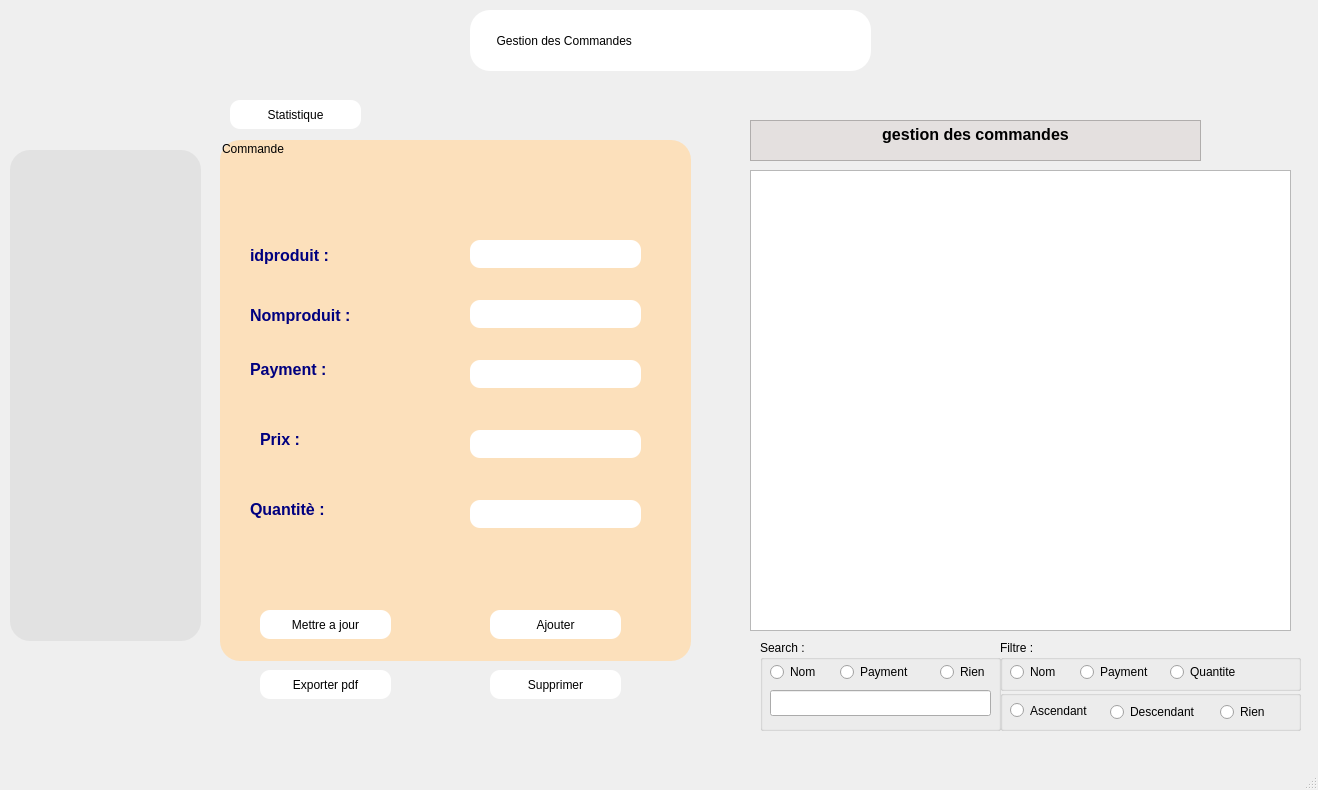
<?xml version="1.0" encoding="UTF-8"?>
<ui version="4.0">
 <class>MainWindow</class>
 <widget class="QMainWindow" name="MainWindow">
  <property name="geometry">
   <rect>
    <x>0</x>
    <y>0</y>
    <width>1318</width>
    <height>790</height>
   </rect>
  </property>
  <property name="windowTitle">
   <string>MainWindow</string>
  </property>
  <widget class="QWidget" name="centralwidget">
   <widget class="QStackedWidget" name="stackedWidget">
    <property name="geometry">
     <rect>
      <x>0</x>
      <y>0</y>
      <width>1311</width>
      <height>761</height>
     </rect>
    </property>
    <property name="currentIndex">
     <number>0</number>
    </property>
    <widget class="QWidget" name="page">
     <widget class="QTextEdit" name="textEdit">
      <property name="geometry">
       <rect>
        <x>750</x>
        <y>120</y>
        <width>451</width>
        <height>41</height>
       </rect>
      </property>
      <property name="styleSheet">
       <string notr="true">background-color:rgb(228,224,223);
color: rgb(0, 0, 106);
color: rgb(0, 0, 79);
color: rgb(0, 0, 127);
alternate-background-color: rgb(187, 240, 250);
color: rgb(0, 0, 0);</string>
      </property>
      <property name="html">
       <string>&lt;!DOCTYPE HTML PUBLIC &quot;-//W3C//DTD HTML 4.0//EN&quot; &quot;http://www.w3.org/TR/REC-html40/strict.dtd&quot;&gt;
&lt;html&gt;&lt;head&gt;&lt;meta name=&quot;qrichtext&quot; content=&quot;1&quot; /&gt;&lt;meta charset=&quot;utf-8&quot; /&gt;&lt;style type=&quot;text/css&quot;&gt;
p, li { white-space: pre-wrap; }
hr { height: 1px; border-width: 0; }
li.unchecked::marker { content: &quot;\2610&quot;; }
li.checked::marker { content: &quot;\2612&quot;; }
&lt;/style&gt;&lt;/head&gt;&lt;body style=&quot; font-family:'Segoe UI'; font-size:9pt; font-weight:400; font-style:normal;&quot;&gt;
&lt;p align=&quot;center&quot; style=&quot; margin-top:0px; margin-bottom:0px; margin-left:0px; margin-right:0px; -qt-block-indent:0; text-indent:0px;&quot;&gt;&lt;span style=&quot; font-size:12pt; font-weight:700;&quot;&gt;gestion des commandes&lt;/span&gt;&lt;/p&gt;&lt;/body&gt;&lt;/html&gt;</string>
      </property>
     </widget>
     <widget class="QTableView" name="tableView">
      <property name="geometry">
       <rect>
        <x>750</x>
        <y>170</y>
        <width>541</width>
        <height>461</height>
       </rect>
      </property>
     </widget>
     <widget class="QLabel" name="label_14">
      <property name="geometry">
       <rect>
        <x>470</x>
        <y>10</y>
        <width>401</width>
        <height>61</height>
       </rect>
      </property>
      <property name="styleSheet">
       <string notr="true">background-color: rgb(255, 255, 255); border-radius:20%;
color: rgb(0, 0, 0);
font: 700 16pt &quot;Segoe UI&quot;;</string>
      </property>
      <property name="text">
       <string>        Gestion des Commandes </string>
      </property>
     </widget>
     <widget class="QPushButton" name="pushButton_5">
      <property name="geometry">
       <rect>
        <x>230</x>
        <y>100</y>
        <width>131</width>
        <height>29</height>
       </rect>
      </property>
      <property name="styleSheet">
       <string notr="true">background-color: rgb(255,255, 255); border-radius:10%;
font: 9pt &quot;Segoe UI&quot;;
color: rgb(0, 0, 0);
</string>
      </property>
      <property name="text">
       <string>Statistique</string>
      </property>
     </widget>
     <widget class="QGroupBox" name="groupBox">
      <property name="geometry">
       <rect>
        <x>220</x>
        <y>140</y>
        <width>471</width>
        <height>521</height>
       </rect>
      </property>
      <property name="styleSheet">
       <string notr="true">background-color:rgb(252,224,187);
alternate-background-color: rgb(153, 204, 153);
font: 18pt &quot;Segoe UI&quot;;
border-radius:20%;</string>
      </property>
      <property name="title">
       <string>Commande</string>
      </property>
      <widget class="QLabel" name="label_2">
       <property name="geometry">
        <rect>
         <x>30</x>
         <y>90</y>
         <width>221</width>
         <height>51</height>
        </rect>
       </property>
       <property name="styleSheet">
        <string notr="true">color: rgb(0, 0, 127);</string>
       </property>
       <property name="text">
        <string>&lt;html&gt;&lt;head/&gt;&lt;body&gt;&lt;p&gt;&lt;span style=&quot; font-size:12pt; font-weight:700;&quot;&gt;idproduit :&lt;/span&gt;&lt;/p&gt;&lt;/body&gt;&lt;/html&gt;</string>
       </property>
      </widget>
      <widget class="QLabel" name="label_5">
       <property name="geometry">
        <rect>
         <x>30</x>
         <y>150</y>
         <width>141</width>
         <height>51</height>
        </rect>
       </property>
       <property name="styleSheet">
        <string notr="true">color: rgb(0, 0, 127);</string>
       </property>
       <property name="text">
        <string>&lt;html&gt;&lt;head/&gt;&lt;body&gt;&lt;p&gt;&lt;span style=&quot; font-size:12pt; font-weight:700;&quot;&gt;Nomproduit :&lt;/span&gt;&lt;/p&gt;&lt;/body&gt;&lt;/html&gt;</string>
       </property>
      </widget>
      <widget class="QLabel" name="label_8">
       <property name="geometry">
        <rect>
         <x>40</x>
         <y>290</y>
         <width>101</width>
         <height>41</height>
        </rect>
       </property>
       <property name="styleSheet">
        <string notr="true">color: rgb(0, 0, 127);</string>
       </property>
       <property name="text">
        <string>&lt;html&gt;&lt;head/&gt;&lt;body&gt;&lt;p&gt;&lt;span style=&quot; font-size:12pt; font-weight:700;&quot;&gt;Prix :&lt;/span&gt;&lt;/p&gt;&lt;p&gt;&lt;br/&gt;&lt;/p&gt;&lt;/body&gt;&lt;/html&gt;</string>
       </property>
      </widget>
      <widget class="QLabel" name="label_9">
       <property name="geometry">
        <rect>
         <x>30</x>
         <y>360</y>
         <width>131</width>
         <height>41</height>
        </rect>
       </property>
       <property name="styleSheet">
        <string notr="true">color: rgb(0, 0, 127);</string>
       </property>
       <property name="text">
        <string>&lt;html&gt;&lt;head/&gt;&lt;body&gt;&lt;p&gt;&lt;span style=&quot; font-size:12pt; font-weight:700;&quot;&gt;Quantitè :&lt;/span&gt;&lt;/p&gt;&lt;p&gt;&lt;br/&gt;&lt;/p&gt;&lt;/body&gt;&lt;/html&gt;</string>
       </property>
      </widget>
      <widget class="QLineEdit" name="lineEdit_id_2">
       <property name="geometry">
        <rect>
         <x>250</x>
         <y>100</y>
         <width>171</width>
         <height>28</height>
        </rect>
       </property>
       <property name="font">
        <font>
         <family>Segoe UI</family>
         <pointsize>18</pointsize>
         <italic>false</italic>
         <bold>false</bold>
        </font>
       </property>
       <property name="styleSheet">
        <string notr="true">background-color: rgb(255, 255, 255);
 border-radius:10%;</string>
       </property>
      </widget>
      <widget class="QLineEdit" name="lineEdit_nom_2">
       <property name="geometry">
        <rect>
         <x>250</x>
         <y>160</y>
         <width>171</width>
         <height>28</height>
        </rect>
       </property>
       <property name="font">
        <font>
         <family>Segoe UI</family>
         <pointsize>18</pointsize>
         <italic>false</italic>
         <bold>false</bold>
        </font>
       </property>
       <property name="styleSheet">
        <string notr="true"> border-radius:10%;background-color: rgb(255, 255, 255);</string>
       </property>
      </widget>
      <widget class="QLineEdit" name="lineEdit_prix_2">
       <property name="geometry">
        <rect>
         <x>250</x>
         <y>290</y>
         <width>171</width>
         <height>28</height>
        </rect>
       </property>
       <property name="font">
        <font>
         <family>Segoe UI</family>
         <pointsize>18</pointsize>
         <italic>false</italic>
         <bold>false</bold>
        </font>
       </property>
       <property name="styleSheet">
        <string notr="true"> border-radius:10%;background-color: rgb(255, 255, 255);</string>
       </property>
       <property name="inputMask">
        <string notr="true"/>
       </property>
       <property name="text">
        <string notr="true"/>
       </property>
      </widget>
      <widget class="QLineEdit" name="lineEdit_quantite_2">
       <property name="geometry">
        <rect>
         <x>250</x>
         <y>360</y>
         <width>171</width>
         <height>28</height>
        </rect>
       </property>
       <property name="font">
        <font>
         <family>Segoe UI</family>
         <pointsize>18</pointsize>
         <italic>false</italic>
         <bold>false</bold>
        </font>
       </property>
       <property name="styleSheet">
        <string notr="true"> border-radius:10%;background-color: rgb(255, 255, 255);</string>
       </property>
      </widget>
      <widget class="QLabel" name="label_10">
       <property name="geometry">
        <rect>
         <x>30</x>
         <y>220</y>
         <width>141</width>
         <height>51</height>
        </rect>
       </property>
       <property name="styleSheet">
        <string notr="true">color: rgb(0, 0, 127);</string>
       </property>
       <property name="text">
        <string>&lt;html&gt;&lt;head/&gt;&lt;body&gt;&lt;p&gt;&lt;span style=&quot; font-size:12pt; font-weight:700;&quot;&gt;Payment :&lt;/span&gt;&lt;/p&gt;&lt;p&gt;&lt;br/&gt;&lt;/p&gt;&lt;/body&gt;&lt;/html&gt;</string>
       </property>
      </widget>
      <widget class="QLineEdit" name="lineEdit_payment_2">
       <property name="geometry">
        <rect>
         <x>250</x>
         <y>220</y>
         <width>171</width>
         <height>28</height>
        </rect>
       </property>
       <property name="font">
        <font>
         <family>Segoe UI</family>
         <pointsize>18</pointsize>
         <italic>false</italic>
         <bold>false</bold>
        </font>
       </property>
       <property name="styleSheet">
        <string notr="true"> border-radius:10%;background-color: rgb(255, 255, 255);</string>
       </property>
      </widget>
      <widget class="QPushButton" name="Ajouter_2">
       <property name="geometry">
        <rect>
         <x>270</x>
         <y>470</y>
         <width>131</width>
         <height>29</height>
        </rect>
       </property>
       <property name="styleSheet">
        <string notr="true">background-color: rgb(13, 33, 79); border-radius:10%;
font: 9pt &quot;Segoe UI&quot;;
color: rgb(255, 255, 255);
background-color: rgb(71, 170, 82);
background-color: rgb(255, 255, 255);
color: rgb(0, 0, 0);
</string>
       </property>
       <property name="text">
        <string>Ajouter</string>
       </property>
      </widget>
      <widget class="QPushButton" name="mettre_a_jour">
       <property name="geometry">
        <rect>
         <x>40</x>
         <y>470</y>
         <width>131</width>
         <height>29</height>
        </rect>
       </property>
       <property name="styleSheet">
        <string notr="true">background-color: rgb(13, 33, 79); border-radius:10%;
font: 9pt &quot;Segoe UI&quot;;
color: rgb(255, 255, 255);
background-color: rgb(0, 170, 0);
background-color: rgb(71, 170, 82);
background-color: rgb(255, 255, 255);
color: rgb(0, 0, 0);</string>
       </property>
       <property name="text">
        <string>Mettre a jour</string>
       </property>
      </widget>
     </widget>
     <widget class="QPushButton" name="pushButton_4">
      <property name="geometry">
       <rect>
        <x>260</x>
        <y>670</y>
        <width>131</width>
        <height>29</height>
       </rect>
      </property>
      <property name="styleSheet">
       <string notr="true">background-color: rgb(13, 33, 79); border-radius:10%;
font: 9pt &quot;Segoe UI&quot;;
color: rgb(255, 255, 255);
background-color: rgb(71, 170, 82);
background-color: rgb(255, 255, 255);
color: rgb(0, 0, 0);</string>
      </property>
      <property name="text">
       <string>Exporter pdf</string>
      </property>
     </widget>
     <widget class="QPushButton" name="supprimer">
      <property name="geometry">
       <rect>
        <x>490</x>
        <y>670</y>
        <width>131</width>
        <height>29</height>
       </rect>
      </property>
      <property name="styleSheet">
       <string notr="true">background-color: rgb(13, 33, 79); border-radius:10%;
font: 9pt &quot;Segoe UI&quot;;
color: rgb(255, 255, 255);
background-color: rgb(71, 170, 82);
background-color: rgb(255, 255, 255);
color: rgb(0, 0, 0);</string>
      </property>
      <property name="text">
       <string>Supprimer</string>
      </property>
     </widget>
     <widget class="QGroupBox" name="groupBox_2">
      <property name="geometry">
       <rect>
        <x>760</x>
        <y>640</y>
        <width>241</width>
        <height>91</height>
       </rect>
      </property>
      <property name="title">
       <string>Search :</string>
      </property>
      <widget class="QRadioButton" name="Radio_Nom">
       <property name="geometry">
        <rect>
         <x>10</x>
         <y>20</y>
         <width>110</width>
         <height>24</height>
        </rect>
       </property>
       <property name="text">
        <string>Nom</string>
       </property>
      </widget>
      <widget class="QRadioButton" name="Radio_Payment">
       <property name="geometry">
        <rect>
         <x>80</x>
         <y>20</y>
         <width>110</width>
         <height>24</height>
        </rect>
       </property>
       <property name="text">
        <string>Payment</string>
       </property>
      </widget>
      <widget class="QLineEdit" name="Search_LineEdit">
       <property name="geometry">
        <rect>
         <x>10</x>
         <y>50</y>
         <width>221</width>
         <height>26</height>
        </rect>
       </property>
      </widget>
      <widget class="QRadioButton" name="Radio_Rien">
       <property name="geometry">
        <rect>
         <x>180</x>
         <y>20</y>
         <width>61</width>
         <height>24</height>
        </rect>
       </property>
       <property name="text">
        <string>Rien</string>
       </property>
      </widget>
     </widget>
     <widget class="QGroupBox" name="groupBox_3">
      <property name="geometry">
       <rect>
        <x>1000</x>
        <y>640</y>
        <width>301</width>
        <height>51</height>
       </rect>
      </property>
      <property name="title">
       <string>Filtre :</string>
      </property>
      <widget class="QRadioButton" name="Radio_NomFiltre">
       <property name="geometry">
        <rect>
         <x>10</x>
         <y>20</y>
         <width>110</width>
         <height>24</height>
        </rect>
       </property>
       <property name="text">
        <string>Nom</string>
       </property>
      </widget>
      <widget class="QRadioButton" name="Radio_PaymentFiltre">
       <property name="geometry">
        <rect>
         <x>80</x>
         <y>20</y>
         <width>110</width>
         <height>24</height>
        </rect>
       </property>
       <property name="text">
        <string>Payment</string>
       </property>
      </widget>
      <widget class="QRadioButton" name="Radio_QuantiteFiltre">
       <property name="geometry">
        <rect>
         <x>170</x>
         <y>20</y>
         <width>110</width>
         <height>24</height>
        </rect>
       </property>
       <property name="text">
        <string>Quantite</string>
       </property>
      </widget>
     </widget>
     <widget class="QListView" name="listView">
      <property name="geometry">
       <rect>
        <x>10</x>
        <y>150</y>
        <width>191</width>
        <height>491</height>
       </rect>
      </property>
      <property name="styleSheet">
       <string notr="true">background-color: rgb(13, 33, 79); border-radius:20%;
background-color: rgb(226, 226, 226);
</string>
      </property>
      <property name="frameShape">
       <enum>QFrame::Shape::StyledPanel</enum>
      </property>
      <property name="frameShadow">
       <enum>QFrame::Shadow::Sunken</enum>
      </property>
     </widget>
     <widget class="QGroupBox" name="groupBox_4">
      <property name="geometry">
       <rect>
        <x>1000</x>
        <y>690</y>
        <width>301</width>
        <height>41</height>
       </rect>
      </property>
      <property name="title">
       <string/>
      </property>
      <widget class="QRadioButton" name="Radio_Asc">
       <property name="geometry">
        <rect>
         <x>10</x>
         <y>10</y>
         <width>110</width>
         <height>21</height>
        </rect>
       </property>
       <property name="text">
        <string>Ascendant</string>
       </property>
      </widget>
      <widget class="QRadioButton" name="Radio_Desc">
       <property name="geometry">
        <rect>
         <x>110</x>
         <y>10</y>
         <width>110</width>
         <height>24</height>
        </rect>
       </property>
       <property name="text">
        <string>Descendant</string>
       </property>
      </widget>
      <widget class="QRadioButton" name="Radio_RienFilter">
       <property name="geometry">
        <rect>
         <x>220</x>
         <y>10</y>
         <width>61</width>
         <height>24</height>
        </rect>
       </property>
       <property name="text">
        <string>Rien</string>
       </property>
      </widget>
     </widget>
    </widget>
    <widget class="QWidget" name="page_2">
     <widget class="QFrame" name="ChartFrame">
      <property name="geometry">
       <rect>
        <x>20</x>
        <y>60</y>
        <width>1281</width>
        <height>681</height>
       </rect>
      </property>
     </widget>
     <widget class="QPushButton" name="page2a1">
      <property name="geometry">
       <rect>
        <x>20</x>
        <y>10</y>
        <width>93</width>
        <height>29</height>
       </rect>
      </property>
      <property name="text">
       <string>&lt; Avant</string>
      </property>
     </widget>
     <widget class="QGroupBox" name="groupBox_5">
      <property name="geometry">
       <rect>
        <x>440</x>
        <y>10</y>
        <width>301</width>
        <height>51</height>
       </rect>
      </property>
      <property name="title">
       <string>Critere  :</string>
      </property>
      <widget class="QRadioButton" name="Radio_ChartNom">
       <property name="geometry">
        <rect>
         <x>90</x>
         <y>20</y>
         <width>61</width>
         <height>24</height>
        </rect>
       </property>
       <property name="text">
        <string>Nom</string>
       </property>
      </widget>
      <widget class="QRadioButton" name="Radio_ChartPayment">
       <property name="geometry">
        <rect>
         <x>170</x>
         <y>20</y>
         <width>91</width>
         <height>24</height>
        </rect>
       </property>
       <property name="text">
        <string>Payment</string>
       </property>
      </widget>
     </widget>
     <zorder>page2a1</zorder>
     <zorder>groupBox_5</zorder>
     <zorder>ChartFrame</zorder>
    </widget>
   </widget>
  </widget>
  <widget class="QMenuBar" name="menubar">
   <property name="geometry">
    <rect>
     <x>0</x>
     <y>0</y>
     <width>1318</width>
     <height>26</height>
    </rect>
   </property>
  </widget>
  <widget class="QStatusBar" name="statusbar"/>
 </widget>
 <resources/>
 <connections/>
</ui>
